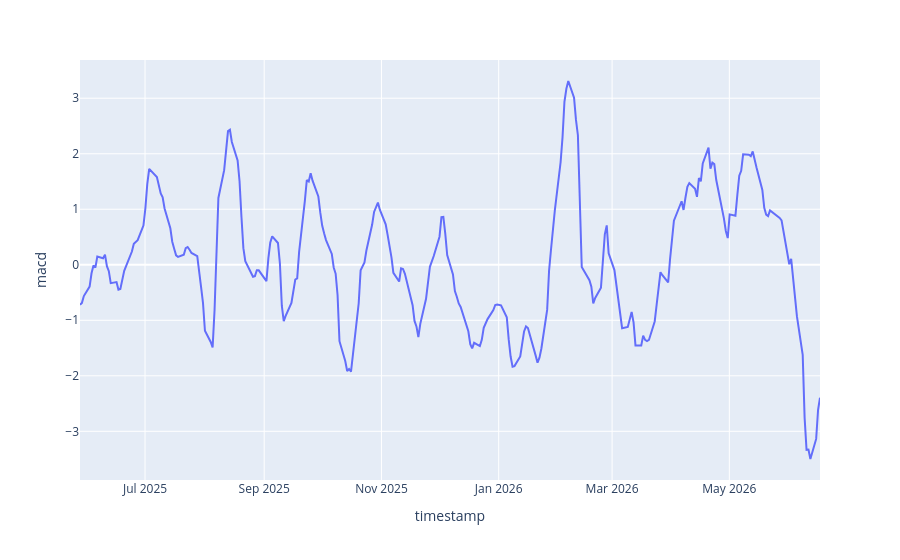

The code cell stored with this chart in its notebook:
### Markdown cell above
En momentum- og trendindikator basert på forskjellen mellom to eksponentielle glidende gjennomsnitt. MACD brukes ofte for å identifisere trendendringer:

$$
MACD=
EMA_{12}
-
EMA_{26}
$$

F.eks:  
Kjøp når > 0,  
Selg når < 0

### Code cell
ema12 = df["close"].ewm(span=12, adjust=False).mean()
ema26 = df["close"].ewm(span=26, adjust=False).mean()

macd = ema12-ema26

signal = macd.ewm(span = 9, adjust=False).mean()

df["macd"] = macd - signal

px.line(df.dropna().reset_index(), "timestamp", "macd")

### Figure 1 — Plotly figure (JSON) as saved in the notebook; plotly's stock layout.template omitted (floating-point values rounded to 4 significant figures; data arrays with more than 128 entries replaced by an {"elided": "..."} marker saying what was removed)
{"data": [{"hovertemplate": "timestamp=%{x}<br>macd=%{y}<extra></extra>", "legendgroup": "", "line": {"color": "#636efa", "dash": "solid"}, "marker": {"symbol": "circle"}, "mode": "lines", "name": "", "orientation": "v", "showlegend": false, "type": "scatter", "x": {"elided": "266 str values"}, "xaxis": "x", "y": {"elided": "266 float values"}, "yaxis": "y"}], "layout": {"legend": {"tracegroupgap": 0}, "margin": {"t": 60}, "xaxis": {"anchor": "y", "domain": [0, 1], "title": {"text": "timestamp"}}, "yaxis": {"anchor": "x", "domain": [0, 1], "title": {"text": "macd"}}}}
